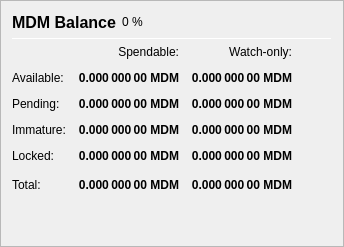
                   <widget class="QFrame" name="frame_Balances">
                    <property name="frameShape">
                     <enum>QFrame::StyledPanel</enum>
                    </property>
                    <property name="frameShadow">
                     <enum>QFrame::Raised</enum>
                    </property>
                    <layout class="QVBoxLayout" name="verticalLayout_4">
                     <item>
                      <layout class="QHBoxLayout" name="horizontalLayout_4">
                       <item>
                        <widget class="QLabel" name="label_5">
                         <property name="minimumSize">
                          <size>
                           <width>0</width>
                           <height>20</height>
                          </size>
                         </property>
                         <property name="font">
                          <font>
                           <pointsize>12</pointsize>
                           <weight>75</weight>
                           <bold>true</bold>
                          </font>
                         </property>
                         <property name="text">
                          <string>MDM Balance</string>
                         </property>
                        </widget>
                       </item>
                       <item>
                        <widget class="QLabel" name="labelMDMPercent">
                         <property name="text">
                          <string notr="true">0 %</string>
                         </property>
                        </widget>
                       </item>
                       <item>
                        <spacer name="horizontalSpacer_3">
                         <property name="orientation">
                          <enum>Qt::Horizontal</enum>
                         </property>
                         <property name="sizeHint" stdset="0">
                          <size>
                           <width>40</width>
                           <height>20</height>
                          </size>
                         </property>
                        </spacer>
                       </item>
                      </layout>
                     </item>
                     <item>
                      <widget class="Line" name="line_Balance">
                       <property name="minimumSize">
                        <size>
                         <width>0</width>
                         <height>1</height>
                        </size>
                       </property>
                       <property name="maximumSize">
                        <size>
                         <width>16777215</width>
                         <height>1</height>
                        </size>
                       </property>
                       <property name="orientation">
                        <enum>Qt::Horizontal</enum>
                       </property>
                      </widget>
                     </item>
                     <item>
                      <layout class="QGridLayout" name="gridLayout">
                       <property name="spacing">
                        <number>12</number>
                       </property>
                       <item row="0" column="1">
                        <widget class="QLabel" name="labelSpendable">
                         <property name="text">
                          <string>Spendable:</string>
                         </property>
                         <property name="alignment">
                          <set>Qt::AlignRight|Qt::AlignTrailing|Qt::AlignVCenter</set>
                         </property>
                        </widget>
                       </item>
                       <item row="0" column="2">
                        <widget class="QLabel" name="labelWatchonly">
                         <property name="text">
                          <string>Watch-only:</string>
                         </property>
                         <property name="alignment">
                          <set>Qt::AlignRight|Qt::AlignTrailing|Qt::AlignVCenter</set>
                         </property>
                        </widget>
                       </item>
                       <item row="1" column="0">
                        <widget class="QLabel" name="labelBalanceText">
                         <property name="text">
                          <string>Available:</string>
                         </property>
                        </widget>
                       </item>
                       <item row="1" column="1">
                        <widget class="QLabel" name="labelBalance">
                         <property name="font">
                          <font>
                           <weight>75</weight>
                           <bold>true</bold>
                          </font>
                         </property>
                         <property name="cursor">
                          <cursorShape>IBeamCursor</cursorShape>
                         </property>
                         <property name="toolTip">
                          <string>Your current spendable balance</string>
                         </property>
                         <property name="text">
                          <string notr="true">0.000 000 00 MDM</string>
                         </property>
                         <property name="alignment">
                          <set>Qt::AlignRight|Qt::AlignTrailing|Qt::AlignVCenter</set>
                         </property>
                         <property name="textInteractionFlags">
                          <set>Qt::LinksAccessibleByMouse|Qt::TextSelectableByKeyboard|Qt::TextSelectableByMouse</set>
                         </property>
                        </widget>
                       </item>
                       <item row="1" column="2">
                        <widget class="QLabel" name="labelWatchAvailable">
                         <property name="font">
                          <font>
                           <weight>75</weight>
                           <bold>true</bold>
                          </font>
                         </property>
                         <property name="cursor">
                          <cursorShape>IBeamCursor</cursorShape>
                         </property>
                         <property name="toolTip">
                          <string>Your current balance in watch-only addresses</string>
                         </property>
                         <property name="text">
                          <string notr="true">0.000 000 00 MDM</string>
                         </property>
                         <property name="alignment">
                          <set>Qt::AlignRight|Qt::AlignTrailing|Qt::AlignVCenter</set>
                         </property>
                         <property name="textInteractionFlags">
                          <set>Qt::LinksAccessibleByMouse|Qt::TextSelectableByKeyboard|Qt::TextSelectableByMouse</set>
                         </property>
                        </widget>
                       </item>
                       <item row="2" column="0">
                        <widget class="QLabel" name="labelPendingText">
                         <property name="text">
                          <string>Pending:</string>
                         </property>
                        </widget>
                       </item>
                       <item row="2" column="1">
                        <widget class="QLabel" name="labelUnconfirmed">
                         <property name="font">
                          <font>
                           <weight>75</weight>
                           <bold>true</bold>
                          </font>
                         </property>
                         <property name="cursor">
                          <cursorShape>IBeamCursor</cursorShape>
                         </property>
                         <property name="toolTip">
                          <string>Total of transactions that have yet to be confirmed, and do not yet count toward the spendable balance</string>
                         </property>
                         <property name="text">
                          <string notr="true">0.000 000 00 MDM</string>
                         </property>
                         <property name="alignment">
                          <set>Qt::AlignRight|Qt::AlignTrailing|Qt::AlignVCenter</set>
                         </property>
                         <property name="textInteractionFlags">
                          <set>Qt::LinksAccessibleByMouse|Qt::TextSelectableByKeyboard|Qt::TextSelectableByMouse</set>
                         </property>
                        </widget>
                       </item>
                       <item row="2" column="2">
                        <widget class="QLabel" name="labelWatchPending">
                         <property name="font">
                          <font>
                           <weight>75</weight>
                           <bold>true</bold>
                          </font>
                         </property>
                         <property name="cursor">
                          <cursorShape>IBeamCursor</cursorShape>
                         </property>
                         <property name="toolTip">
                          <string>Unconfirmed transactions to watch-only addresses</string>
                         </property>
                         <property name="text">
                          <string notr="true">0.000 000 00 MDM</string>
                         </property>
                         <property name="alignment">
                          <set>Qt::AlignRight|Qt::AlignTrailing|Qt::AlignVCenter</set>
                         </property>
                         <property name="textInteractionFlags">
                          <set>Qt::LinksAccessibleByMouse|Qt::TextSelectableByKeyboard|Qt::TextSelectableByMouse</set>
                         </property>
                        </widget>
                       </item>
                       <item row="3" column="0">
                        <widget class="QLabel" name="labelImmatureText">
                         <property name="text">
                          <string>Immature:</string>
                         </property>
                        </widget>
                       </item>
                       <item row="3" column="1">
                        <widget class="QLabel" name="labelImmature">
                         <property name="font">
                          <font>
                           <weight>75</weight>
                           <bold>true</bold>
                          </font>
                         </property>
                         <property name="cursor">
                          <cursorShape>IBeamCursor</cursorShape>
                         </property>
                         <property name="toolTip">
                          <string>Staked or masternode rewards that has not yet matured</string>
                         </property>
                         <property name="text">
                          <string notr="true">0.000 000 00 MDM</string>
                         </property>
                         <property name="alignment">
                          <set>Qt::AlignRight|Qt::AlignTrailing|Qt::AlignVCenter</set>
                         </property>
                         <property name="textInteractionFlags">
                          <set>Qt::LinksAccessibleByMouse|Qt::TextSelectableByKeyboard|Qt::TextSelectableByMouse</set>
                         </property>
                        </widget>
                       </item>
                       <item row="3" column="2">
                        <widget class="QLabel" name="labelWatchImmature">
                         <property name="font">
                          <font>
                           <weight>75</weight>
                           <bold>true</bold>
                          </font>
                         </property>
                         <property name="cursor">
                          <cursorShape>IBeamCursor</cursorShape>
                         </property>
                         <property name="toolTip">
                          <string>Staked or masternode rewards in watch-only addresses that has not yet matured</string>
                         </property>
                         <property name="text">
                          <string notr="true">0.000 000 00 MDM</string>
                         </property>
                         <property name="alignment">
                          <set>Qt::AlignRight|Qt::AlignTrailing|Qt::AlignVCenter</set>
                         </property>
                         <property name="textInteractionFlags">
                          <set>Qt::LinksAccessibleByMouse|Qt::TextSelectableByKeyboard|Qt::TextSelectableByMouse</set>
                         </property>
                        </widget>
                       </item>
                       <item row="4" column="0">
                        <widget class="QLabel" name="labelLockedBalanceText">
                         <property name="toolTip">
                          <string>Locked MDM or Masternode collaterals. These are excluded from zMDM minting.</string>
                         </property>
                         <property name="text">
                          <string>Locked:</string>
                         </property>
                        </widget>
                       </item>
                       <item row="4" column="1">
                        <widget class="QLabel" name="labelLockedBalance">
                         <property name="font">
                          <font>
                           <weight>75</weight>
                           <bold>true</bold>
                          </font>
                         </property>
                         <property name="cursor">
                          <cursorShape>IBeamCursor</cursorShape>
                         </property>
                         <property name="toolTip">
                          <string>Locked MDM or Masternode collaterals. These are excluded from zMDM minting.</string>
                         </property>
                         <property name="text">
                          <string notr="true">0.000 000 00 MDM</string>
                         </property>
                         <property name="alignment">
                          <set>Qt::AlignRight|Qt::AlignTrailing|Qt::AlignVCenter</set>
                         </property>
                         <property name="textInteractionFlags">
                          <set>Qt::LinksAccessibleByMouse|Qt::TextSelectableByKeyboard|Qt::TextSelectableByMouse</set>
                         </property>
                        </widget>
                       </item>
                       <item row="4" column="2">
                        <widget class="QLabel" name="labelWatchLocked">
                         <property name="font">
                          <font>
                           <weight>75</weight>
                           <bold>true</bold>
                          </font>
                         </property>
                         <property name="cursor">
                          <cursorShape>IBeamCursor</cursorShape>
                         </property>
                         <property name="toolTip">
                          <string>Current locked balance in watch-only addresses</string>
                         </property>
                         <property name="text">
                          <string notr="true">0.000 000 00 MDM</string>
                         </property>
                         <property name="alignment">
                          <set>Qt::AlignRight|Qt::AlignTrailing|Qt::AlignVCenter</set>
                         </property>
                         <property name="textInteractionFlags">
                          <set>Qt::LinksAccessibleByMouse|Qt::TextSelectableByKeyboard|Qt::TextSelectableByMouse</set>
                         </property>
                        </widget>
                       </item>
                       <item row="5" column="0">
                        <widget class="QLabel" name="labelTotalText">
                         <property name="toolTip">
                          <string>Your current Mxdum balance, unconfirmed and immature transactions included</string>
                         </property>
                         <property name="text">
                          <string>Total:</string>
                         </property>
                        </widget>
                       </item>
                       <item row="5" column="1">
                        <widget class="QLabel" name="labelTotal">
                         <property name="font">
                          <font>
                           <weight>75</weight>
                           <bold>true</bold>
                          </font>
                         </property>
                         <property name="cursor">
                          <cursorShape>IBeamCursor</cursorShape>
                         </property>
                         <property name="toolTip">
                          <string>Your current Mxdum balance, unconfirmed and immature transactions included</string>
                         </property>
                         <property name="text">
                          <string notr="true">0.000 000 00 MDM</string>
                         </property>
                         <property name="alignment">
                          <set>Qt::AlignRight|Qt::AlignTrailing|Qt::AlignVCenter</set>
                         </property>
                         <property name="textInteractionFlags">
                          <set>Qt::LinksAccessibleByMouse|Qt::TextSelectableByKeyboard|Qt::TextSelectableByMouse</set>
                         </property>
                        </widget>
                       </item>
                       <item row="5" column="2">
                        <widget class="QLabel" name="labelWatchTotal">
                         <property name="font">
                          <font>
                           <weight>75</weight>
                           <bold>true</bold>
                          </font>
                         </property>
                         <property name="cursor">
                          <cursorShape>IBeamCursor</cursorShape>
                         </property>
                         <property name="toolTip">
                          <string>Current total balance in watch-only addresses</string>
                         </property>
                         <property name="text">
                          <string notr="true">0.000 000 00 MDM</string>
                         </property>
                         <property name="alignment">
                          <set>Qt::AlignRight|Qt::AlignTrailing|Qt::AlignVCenter</set>
                         </property>
                         <property name="textInteractionFlags">
                          <set>Qt::LinksAccessibleByMouse|Qt::TextSelectableByKeyboard|Qt::TextSelectableByMouse</set>
                         </property>
                        </widget>
                       </item>
                       <item row="5" column="3">
                        <spacer name="horizontalSpacer_9">
                         <property name="orientation">
                          <enum>Qt::Horizontal</enum>
                         </property>
                         <property name="sizeHint" stdset="0">
                          <size>
                           <width>40</width>
                           <height>20</height>
                          </size>
                         </property>
                        </spacer>
                       </item>
                      </layout>
                     </item>
                     <item>
                      <spacer name="verticalSpacer_3">
                       <property name="orientation">
                        <enum>Qt::Vertical</enum>
                       </property>
                       <property name="sizeHint" stdset="0">
                        <size>
                         <width>20</width>
                         <height>40</height>
                        </size>
                       </property>
                      </spacer>
                     </item>
                    </layout>
                   </widget>
